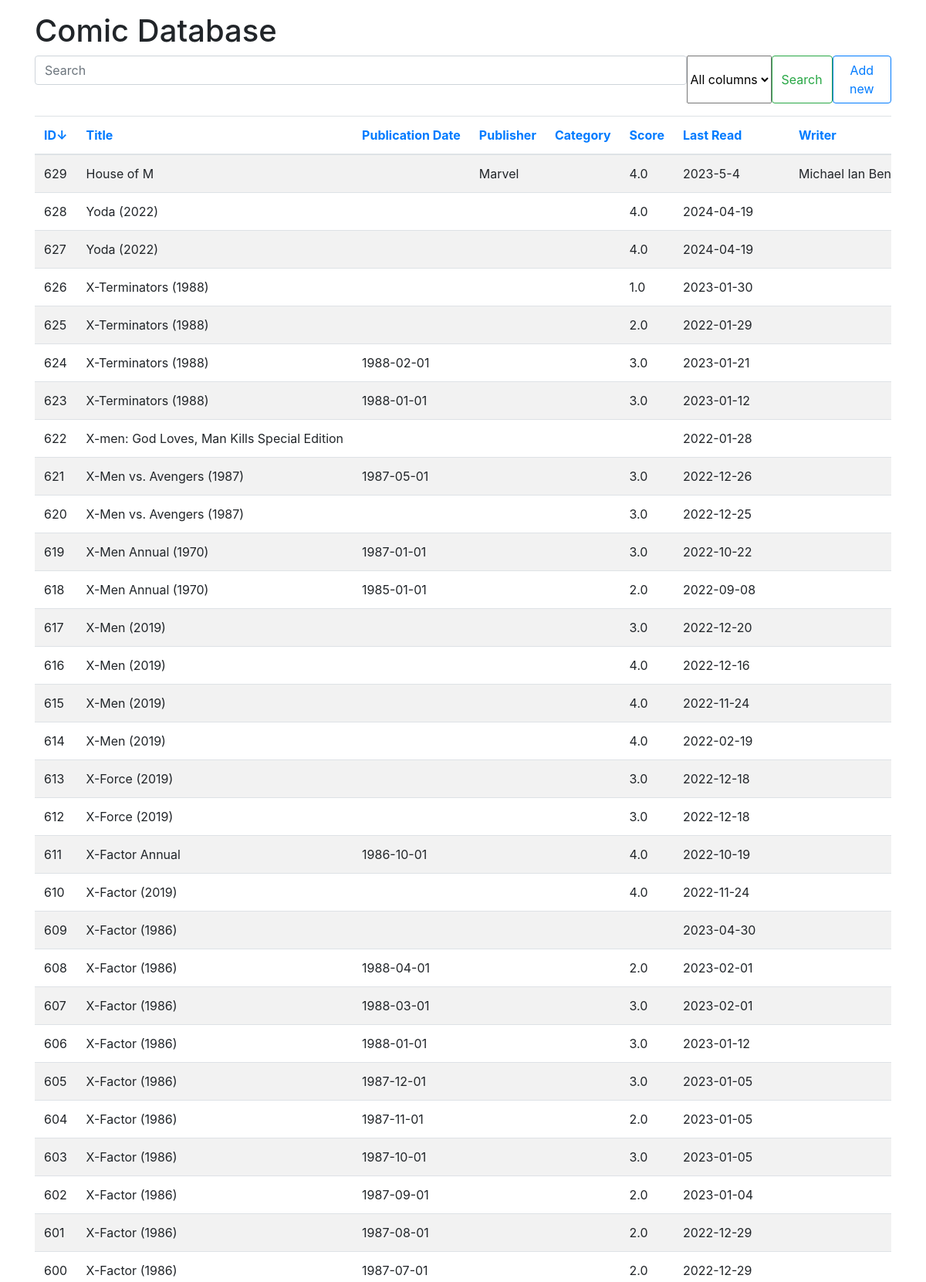
Screenshot of /?sort_by=id&sort_by=id&sort_order=desc (upper part) with the database file from the repository.
### tables this page shows
CREATE TABLE comics
             (id INTEGER PRIMARY KEY,
              title TEXT,
              publication_date DATE,
              publisher TEXT,
              category TEXT,
              score REAL,
              last_read DATE,
              writer TEXT,
              artist TEXT,
              editor TEXT,
              comment TEXT);

### app.py (the view)
@app.route('/')
def index():
    conn = sqlite3.connect('Comics.sqlite')
    c = conn.cursor()
    limit = request.args.get('limit', 50, type=int)
    sort_by = request.args.get('sort_by', 'id')
    sort_order = request.args.get('sort_order', 'asc')
    c.execute("SELECT COUNT(*) FROM comics")
    total_records = c.fetchone()[0]
    total_pages = math.ceil(total_records / limit)
    current_page = int(request.args.get('page', 1))
    offset = (current_page - 1) * limit
    search_query = request.args.get('query', '').strip()
    search_column = request.args.get('column', 'all')
    if search_query:
        if search_column == 'all':
            sql_query = f"SELECT * FROM comics WHERE title LIKE ? OR publisher LIKE ? OR category LIKE ? OR writer LIKE ? OR artist LIKE ? OR editor LIKE ? OR comment LIKE ? ORDER BY {sort_by} {sort_order}"
            params = (f"%{search_query}%", f"%{search_query}%", f"%{search_query}%", f"%{search_query}%", f"%{search_query}%", f"%{search_query}%", f"%{search_query}%")
        else:
            sql_query = f"SELECT * FROM comics WHERE {search_column} LIKE ? ORDER BY {sort_by} {sort_order}"
            params = (f"%{search_query}%",)
            print("sql_query:", sql_query)
            print("params:", params)
        c.execute(sql_query, params)
        rows = c.fetchall()
        count_query = sql_query.replace('SELECT *', 'SELECT COUNT(*)').split('ORDER BY')[0]
        count_params = params
        c.execute(count_query, count_params)
        total_records = c.fetchone()[0]
        total_pages = math.ceil(total_records / limit)
    else:
        sql_query = f"SELECT * FROM comics ORDER BY {sort_by} {sort_order} LIMIT ? OFFSET ?"
        params = (limit, offset)
        c.execute(sql_query, params)
        rows = c.fetchall()
        print("rows:", rows)
        print("sort_by:", sort_by)
        print("sort_order:", sort_order)
        print("limit:", limit)
        print("current_page:", current_page)
        print("search_query:", search_query)
        print("search_column:", search_column)
    return render_template('index.html', rows=rows, sort_by=sort_by, sort_order=sort_order, limit=limit,
                           current_page=current_page, total_pages=total_pages, search_query=search_query,
                           search_column=search_column)

### app.py (called while the page is built)
def toggle_sort_order(column):
    sort_by = request.args.get('sort_by', 'id')
    sort_order = request.args.get('sort_order', 'asc')
    if sort_by == column:
        sort_order = 'desc' if sort_order == 'asc' else 'asc'
    return f"&sort_by={column}&sort_order={sort_order}"

@app.context_processor
def inject_toggle_sort_order():
    return dict(toggle_sort_order=toggle_sort_order)

### templates/index.html (shortened to what this page needs)
<!DOCTYPE html>
<html>
  <head>
    <link rel="stylesheet" href ="https://stackpath.bootstrapcdn.com/bootstrap/4.3.1/css/bootstrap.min.css">
    <link rel="stylesheet" type="text/css" href="{{ url_for('static', filename='custom.css') }}">
  </head>
  <body>
<div class="container mt-3">
  <h1>Comic Database</h1>
  <div class="row">
    <div class="col-md-12">
      <form method="GET" action="{{ url_for('index') }}" class="d-flex">
        <input class="form-control me-2" type="search" placeholder="Search" name="query" value="{{ search_query }}" />
        <select class="form-select me-2" name="column">
          <option value="all" {% if search_column == 'all' %}selected{% endif %}>All columns</option>
        </select>
        <button class="btn btn-outline-success me-2" type="submit">Search</button>
        <a href="{{ url_for('add_new') }}" class="btn btn-outline-primary">Add new</a>
      </form>
    </div>
  </div>
      <div class="table-responsive mt-3">
        <table class="table table-striped table-hover">
          <thead>
            <tr>
              <th>
                <a href="?sort_by=id{{ toggle_sort_order('id') }}">
                ID{% if sort_by == 'id' %}{% if sort_order == 'asc' %}&uarr;{% else %}&darr;{% endif %}{% endif %}
                </a>
              </th>
              <th>
                <a href="?sort_by=title{{ toggle_sort_order('title') }}">
                Title{% if sort_by == 'title' %}{% if sort_order == 'asc' %}&uarr;{% else %}&darr;{% endif %}{% endif %}
                </a>
              </th>
              <th class="nowrap">
                <a href="?sort_by=publication_date{{ toggle_sort_order('publication_date') }}">
                Publication Date{% if sort_by == 'publication_date' %}{% if sort_order == 'asc' %}&uarr;{% else %}&darr;{% endif %}{% endif %}
                </a>
              </th>
              <th>
                <a href="?sort_by=publisher{{ toggle_sort_order('publisher') }}">
                Publisher{% if sort_by == 'publisher' %}{% if sort_order == 'asc' %}&uarr;{% else %}&darr;{% endif %}{% endif %}
                </a>
              </th>
              <th>
                <a href="?sort_by=category{{ toggle_sort_order('category') }}">
                Category{% if sort_by == 'category' %}{% if sort_order == 'asc' %}&uarr;{% else %}&darr;{% endif %}{% endif %}
                </a>
              </th>
              <th>
                <a href="?sort_by=score{{ toggle_sort_order('score') }}">
                Score{% if sort_by == 'score' %}{% if sort_order == 'asc' %}&uarr;{% else %}&darr;{% endif %}{% endif %}
                </a>
              </th>
              <th class="nowrap">
                <a href="?sort_by=last_read{{ toggle_sort_order('last_read') }}">
              Last Read{% if sort_by == 'last_read' %}{% if sort_order == 'asc' %}&uarr;{% else %}&darr;{% endif %}{% endif %}
                </a>
              </th>
              <th>
                <a href="?sort_by=writer{{ toggle_sort_order('writer') }}">
              Writer{% if sort_by == 'writer' %}{% if sort_order == 'asc' %}&uarr;{% else %}&darr;{% endif %}{% endif %}
                </a>
              </th>
            </tr>
          </thead>
          <tbody>
            {% for row in rows %}
            <tr>
              <td>{{ row[0] }}</td>
              <td>{{ row[1] }}</td>
              <td>{{ row[2] }}</td>
              <td>{{ row[3] }}</td>
              <td>{{ row[4] }}</td>
              <td>{{ row[5] }}</td>
              <td>{{ row[6] }}</td>
              <td>{{ row[7] }}</td>
            </tr>
            {% endfor %}
          </tbody>
        </table>
      </div>
</div>
  </body>
</html>

### static/custom.css (style rules this page uses)
table { width: 100%; overflow-x: auto; min-width: max-content; }
.nowrap { white-space: nowrap; }
th:nth-child(7), td:nth-child(7) { width: 150px; }

### rows the page displays
comics: id "629", title "House of M", publisher "Marvel", score "4.0", last_read "2023-5-4", writer "Michael Ian…"
comics: id "628", title "Yoda (2022)", score "4.0", last_read "2024-04-19"
comics: id "627", title "Yoda (2022)", score "4.0", last_read "2024-04-19"
comics: id "626", title "X-Terminators (1988)", score "1.0", last_read "2023-01-30"
comics: id "625", title "X-Terminators (1988)", score "2.0", last_read "2022-01-29"
comics: id "624", title "X-Terminators (1988)", publication_date "1988-02-01", score "3.0", last_read "2023-01-21"
comics: id "623", title "X-Terminators (1988)", publication_date "1988-01-01", score "3.0", last_read "2023-01-12"
comics: id "622", title "X-men: God Loves, Man Kills Special Edition", last_read "2022-01-28"
comics: id "621", title "X-Men vs. Avengers (1987)", publication_date "1987-05-01", score "3.0", last_read "2022-12-26"
comics: id "620", title "X-Men vs. Avengers (1987)", score "3.0", last_read "2022-12-25"
comics: id "619", title "X-Men Annual (1970)", publication_date "1987-01-01", score "3.0", last_read "2022-10-22"
comics: id "618", title "X-Men Annual (1970)", publication_date "1985-01-01", score "2.0", last_read "2022-09-08"
comics: id "617", title "X-Men (2019)", score "3.0", last_read "2022-12-20"
comics: id "616", title "X-Men (2019)", score "4.0", last_read "2022-12-16"
comics: id "615", title "X-Men (2019)", score "4.0", last_read "2022-11-24"
comics: id "614", title "X-Men (2019)", score "4.0", last_read "2022-02-19"
comics: id "613", title "X-Force (2019)", score "3.0", last_read "2022-12-18"
comics: id "612", title "X-Force (2019)", score "3.0", last_read "2022-12-18"
comics: id "611", title "X-Factor Annual", publication_date "1986-10-01", score "4.0", last_read "2022-10-19"
comics: id "610", title "X-Factor (2019)", score "4.0", last_read "2022-11-24"
comics: id "609", title "X-Factor (1986)", last_read "2023-04-30"
comics: id "608", title "X-Factor (1986)", publication_date "1988-04-01", score "2.0", last_read "2023-02-01"
comics: id "607", title "X-Factor (1986)", publication_date "1988-03-01", score "3.0", last_read "2023-02-01"
comics: id "606", title "X-Factor (1986)", publication_date "1988-01-01", score "3.0", last_read "2023-01-12"
comics: id "605", title "X-Factor (1986)", publication_date "1987-12-01", score "3.0", last_read "2023-01-05"
comics: id "604", title "X-Factor (1986)", publication_date "1987-11-01", score "2.0", last_read "2023-01-05"
comics: id "603", title "X-Factor (1986)", publication_date "1987-10-01", score "3.0", last_read "2023-01-05"
comics: id "602", title "X-Factor (1986)", publication_date "1987-09-01", score "2.0", last_read "2023-01-04"
comics: id "601", title "X-Factor (1986)", publication_date "1987-08-01", score "2.0", last_read "2022-12-29"
comics: id "600", title "X-Factor (1986)", publication_date "1987-07-01", score "2.0", last_read "2022-12-29"
